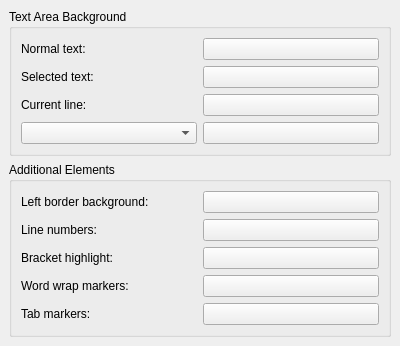
<ui version="4.0" >
 <author></author>
 <comment></comment>
 <exportmacro></exportmacro>
 <class>SchemaConfigColorTab</class>
 <widget class="QWidget" name="SchemaConfigColorTab" >
  <property name="geometry" >
   <rect>
    <x>0</x>
    <y>0</y>
    <width>400</width>
    <height>300</height>
   </rect>
  </property>
  <property name="windowTitle" >
   <string>Form</string>
  </property>
  <layout class="QVBoxLayout" >
   <property name="margin" >
    <number>9</number>
   </property>
   <property name="spacing" >
    <number>6</number>
   </property>
   <item>
    <widget class="QGroupBox" name="groupBox" >
     <property name="title" >
      <string>Text Area Background</string>
     </property>
     <property name="flat" >
      <bool>true</bool>
     </property>
     <layout class="QGridLayout" >
      <property name="margin" >
       <number>9</number>
      </property>
      <property name="spacing" >
       <number>6</number>
      </property>
      <item row="3" column="1" >
       <widget class="KColorButton" name="markers" >
        <property name="whatsThis" >
         <string>&lt;p>Sets the background color of the selected marker type.&lt;/p>&lt;p>&lt;b>Note&lt;/b>: The marker color is displayed lightly because of transparency.&lt;/p></string>
        </property>
       </widget>
      </item>
      <item row="2" column="1" >
       <widget class="KColorButton" name="current" >
        <property name="whatsThis" >
         <string>&lt;p>Sets the background color of the currently active line, which means the line where your cursor is positioned.&lt;/p></string>
        </property>
       </widget>
      </item>
      <item row="1" column="1" >
       <widget class="KColorButton" name="selected" >
        <property name="whatsThis" >
         <string>&lt;p>Sets the background color of the selection.&lt;/p>&lt;p>To set the text color for selected text, use the "&lt;b>Configure Highlighting&lt;/b>" dialog.&lt;/p></string>
        </property>
       </widget>
      </item>
      <item row="0" column="1" >
       <widget class="KColorButton" name="back" >
        <property name="whatsThis" >
         <string>&lt;p>Sets the background color of the editing area.&lt;/p></string>
        </property>
       </widget>
      </item>
      <item row="3" column="0" >
       <widget class="KComboBox" name="combobox" >
        <property name="whatsThis" >
         <string>&lt;p>Select the marker type you want to change.&lt;/p></string>
        </property>
       </widget>
      </item>
      <item row="2" column="0" >
       <widget class="QLabel" name="label_3" >
        <property name="text" >
         <string>Current line:</string>
        </property>
       </widget>
      </item>
      <item row="1" column="0" >
       <widget class="QLabel" name="label_2" >
        <property name="text" >
         <string>Selected text:</string>
        </property>
       </widget>
      </item>
      <item row="0" column="0" >
       <widget class="QLabel" name="label" >
        <property name="text" >
         <string>Normal text:</string>
        </property>
       </widget>
      </item>
     </layout>
    </widget>
   </item>
   <item>
    <widget class="QGroupBox" name="groupBox_2" >
     <property name="title" >
      <string>Additional Elements</string>
     </property>
     <property name="flat" >
      <bool>true</bool>
     </property>
     <layout class="QGridLayout" >
      <property name="margin" >
       <number>9</number>
      </property>
      <property name="spacing" >
       <number>6</number>
      </property>
      <item row="4" column="1" >
       <widget class="KColorButton" name="tmarker" >
        <property name="whatsThis" >
         <string>&lt;p>Sets the color of the tabulator marks.&lt;/p></string>
        </property>
       </widget>
      </item>
      <item row="3" column="1" >
       <widget class="KColorButton" name="wwmarker" >
        <property name="whatsThis" >
         <string>&lt;p>Sets the color of Word Wrap-related markers:&lt;/p>&lt;dl>&lt;dt>Static Word Wrap&lt;/dt>&lt;dd>A vertical line which shows the column where text is going to be wrapped&lt;/dd>&lt;dt>Dynamic Word Wrap&lt;/dt>&lt;dd>An arrow shown to the left of visually-wrapped lines&lt;/dd>&lt;/dl></string>
        </property>
       </widget>
      </item>
      <item row="2" column="1" >
       <widget class="KColorButton" name="bracket" >
        <property name="whatsThis" >
         <string>&lt;p>Sets the bracket matching color. This means, if you place the cursor e.g. at a &lt;b>(&lt;/b>, the matching &lt;b>)&lt;/b> will be highlighted with this color.&lt;/p></string>
        </property>
       </widget>
      </item>
      <item row="1" column="1" >
       <widget class="KColorButton" name="linenumber" >
        <property name="whatsThis" >
         <string>&lt;p>This color will be used to draw the line numbers (if enabled) and the lines in the code-folding pane.&lt;/p></string>
        </property>
       </widget>
      </item>
      <item row="0" column="1" >
       <widget class="KColorButton" name="iconborder" />
      </item>
      <item row="4" column="0" >
       <widget class="QLabel" name="label_8" >
        <property name="text" >
         <string>Tab markers:</string>
        </property>
       </widget>
      </item>
      <item row="3" column="0" >
       <widget class="QLabel" name="label_7" >
        <property name="text" >
         <string>Word wrap markers:</string>
        </property>
       </widget>
      </item>
      <item row="2" column="0" >
       <widget class="QLabel" name="label_4" >
        <property name="text" >
         <string>Bracket highlight:</string>
        </property>
       </widget>
      </item>
      <item row="0" column="0" >
       <widget class="QLabel" name="label_6" >
        <property name="text" >
         <string>Left border background:</string>
        </property>
       </widget>
      </item>
      <item row="1" column="0" >
       <widget class="QLabel" name="label_5" >
        <property name="text" >
         <string>Line numbers:</string>
        </property>
       </widget>
      </item>
     </layout>
    </widget>
   </item>
   <item>
    <spacer>
     <property name="orientation" >
      <enum>Qt::Vertical</enum>
     </property>
     <property name="sizeHint" >
      <size>
       <width>20</width>
       <height>40</height>
      </size>
     </property>
    </spacer>
   </item>
  </layout>
 </widget>
 <pixmapfunction></pixmapfunction>
 <customwidgets>
  <customwidget>
   <class>KColorButton</class>
   <extends>QPushButton</extends>
   <header>kcolorbutton.h</header>
   <container>0</container>
   <pixmap></pixmap>
  </customwidget>
  <customwidget>
   <class>KComboBox</class>
   <extends>QComboBox</extends>
   <header>kcombobox.h</header>
   <container>0</container>
   <pixmap></pixmap>
  </customwidget>
 </customwidgets>
 <resources/>
 <connections/>
</ui>
